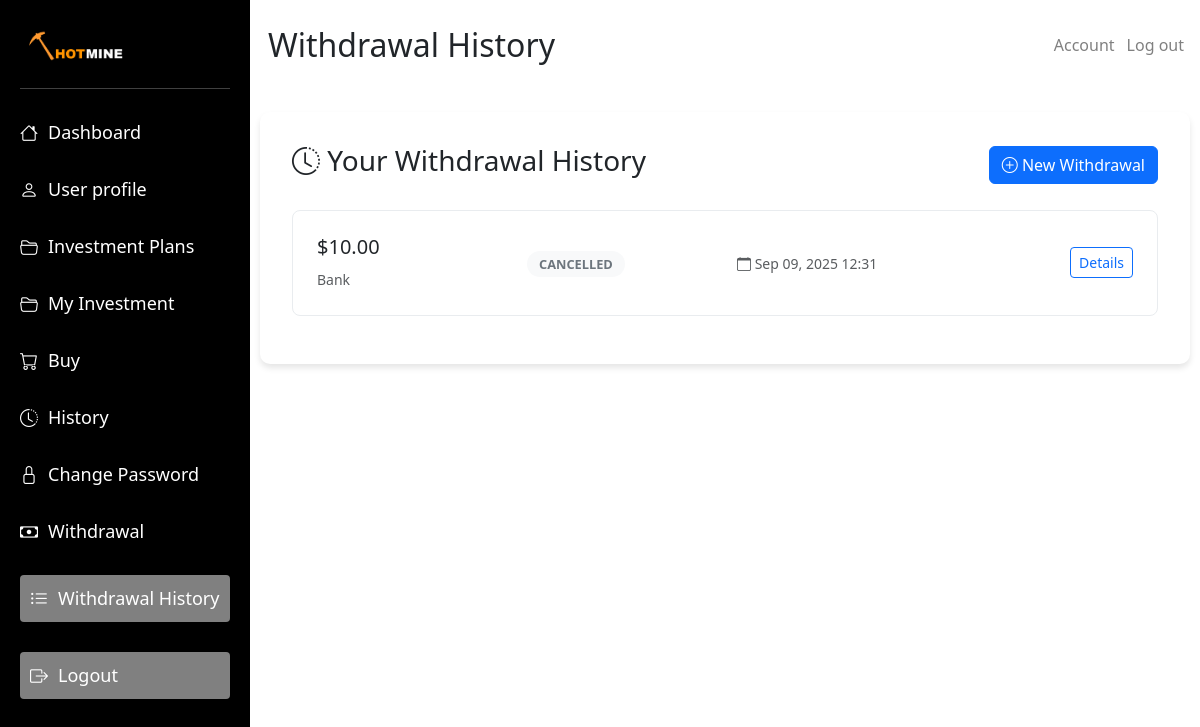
The app's page /withdrawal-history/ (signed in) with its own data.
### hotmine/models.py (models this page shows, shortened)
class WithdrawalRequest(models.Model):
    WITHDRAWAL_STATUS_CHOICES = [
        ("pending", "Pending"),
        ("processing", "Processing"),
        ("completed", "Completed"),
        ("rejected", "Rejected"),
        ("cancelled", "Cancelled"),
    ]
    WITHDRAWAL_METHOD_CHOICES = [
        ("bank", "Bank Transfer"),
        ("paypal", "PayPal"),
        ("crypto", "Cryptocurrency"),
        ("mobile_money", "Mobile Money"),
    ]
    user = models.ForeignKey(
        User, on_delete=models.CASCADE, related_name="withdrawal_requests"
    )
    amount = models.DecimalField(max_digits=12, decimal_places=2)
    withdrawal_method = models.CharField(
        max_length=20, choices=WITHDRAWAL_METHOD_CHOICES
    )
    account_details = models.TextField()
    withdrawal_note = models.TextField(blank=True, null=True)
    status = models.CharField(
        max_length=20, choices=WITHDRAWAL_STATUS_CHOICES, default="pending"
    )
    created_at = models.DateTimeField(auto_now_add=True)
    updated_at = models.DateTimeField(auto_now=True)
    processed_at = models.DateTimeField(blank=True, null=True)
    admin_note = models.TextField(
        blank=True, null=True, help_text="Admin notes for this withdrawal"
    )
    processed_by = models.ForeignKey(
        User,
        on_delete=models.SET_NULL,
        null=True,
        blank=True,
        related_name="processed_withdrawals",
    )
    transaction_id = models.CharField(max_length=100, blank=True, null=True)
    rejection_reason = models.TextField(blank=True, null=True)
    class Meta:
        ordering = ["-created_at"]
        verbose_name = "Withdrawal Request"
        verbose_name_plural = "Withdrawal Requests"
    @property
    def can_be_cancelled(self):
        return self.status in ["pending", "processing"]

### hotmine/views.py (the view)
# urls.py: path("withdrawal-history/", views.withdrawal_history, name="withdrawal_history"),
@login_required
def withdrawal_history(request):
    user = request.user
    withdrawals = WithdrawalRequest.objects.filter(user=user)
    context = {
        "withdrawals": withdrawals,
    }
    return render(request, "hotmine/withdrawal_history.html", context)

### hotmine/templates/hotmine/withdrawal_history.html (shortened to what this page needs)
{% load static %}
<!DOCTYPE html>
<html lang="en">
<head>
    <link rel="stylesheet" href="{% static 'hotmine/dashboard.css' %}">
    <link rel="stylesheet" href="{% static 'hotmine/bootstrap-icons/bootstrap-icons.css'%}">
    <link rel="stylesheet" href="{% static 'hotmine/bootstrap.css' %}">
</head>
<body>
    <div class="container-fluid">
        <div class="sidebar" id="sidebar">
            <img class="logo" src="{% static 'hotmine/images/miney.jpg' %}" alt="Hotmine Logo">
            <hr>
            <ul class="nav-links">
                <li><a href="/dashboard"><i class="bi bi-house"></i> Dashboard</a></li>
                <li><a href="/profile"><i class="bi bi-person"></i> User profile</a></li>
                <li><a href="/packages"><i class="bi bi-folder2-open"></i> Investment Plans</a></li>
                <li><a href="/my-investments"><i class="bi bi-folder2-open"></i> My Investment</a></li>
                <li><a href="/buy"><i class="bi bi-cart"></i> Buy</a></li>
                <li><a href="/history"><i class="bi bi-clock-history"></i> History</a></li>
                <li><a href="/updatepassword"><i class="bi bi-lock"></i> Change Password</a></li>
                <li><a href="/withdraw"><i class="bi bi-cash"></i> Withdrawal</a></li>
                <li class="active"><a href="/withdrawal-history"><i class="bi bi-list-ul"></i> Withdrawal History</a>
                </li>
                <li class="active"><a href="/logout"><i class="bi bi-box-arrow-right"></i> Logout</a></li>
            </ul>
        </div>
        <div class="tradingview-widget-container" id="mainContent">
            <div class="navbar d-flex justify-content-between align-items-center">
                <div class="d-flex align-items-center">
                    <h2 class="m-2">Withdrawal History</h2>
                </div>
                <div class="d-flex align-items-center dashaccount">
                    <span class="dashaccount"><a href="/profile">Account</a></span>
                    <span class="dashaccount"><a href="/logout">Log out</a></span>
                </div>
            </div>
            <div class="history-container">
                <div class="d-flex justify-content-between align-items-center mb-4">
                    <h3><i class="bi bi-clock-history"></i> Your Withdrawal History</h3>
                    <a href="/withdraw" class="btn btn-primary">
                        <i class="bi bi-plus-circle"></i> New Withdrawal
                    </a>
                </div>
                {% if withdrawals %}
                {% for withdrawal in withdrawals %}
                <div class="withdrawal-card">
                    <div class="row align-items-center">
                        <div class="col-md-3">
                            <h5>${{ withdrawal.amount }}</h5>
                            <small class="text-muted">{{ withdrawal.withdrawal_method|title }}</small>
                        </div>
                        <div class="col-md-3">
                            <span class="status-badge status-{{ withdrawal.status }}">
                                {{ withdrawal.get_status_display }}
                            </span>
                        </div>
                        <div class="col-md-3">
                            <small class="text-muted">
                                <i class="bi bi-calendar"></i> {{ withdrawal.created_at|date:"M d, Y H:i" }}
                            </small>
                        </div>
                        <div class="col-md-3 text-end">
                            <button class="btn btn-sm btn-outline-primary ms-2">
                                Details
                            </button>
                        </div>
                    </div>
                </div>
                {% endfor %}
                {% endif %}
            </div>
        </div>
    </div>
</body>
</html>

### hotmine/static/hotmine/dashboard.css (style rules this page uses)
* { -ms-overflow-style: none; scrollbar-width: none; }
body { margin: 0; font-family: 'Segoe UI', sans-serif; -ms-overflow-style: none; scrollbar-width: none; }
.container-fluid { display: flex; height: auto; width: 100%; padding: 0 !important; overflow-x: auto; overflow-y: hidden; -ms-overflow-style: none; scrollbar-width: none; }
.sidebar { width: 250px; background-color: #000; color: #fff; padding: 20px; box-sizing: border-box; position: fixed; height: 100%; overflow-y: scroll; left: 0; top: 0; transition: transform 0.3s ease; z-index: 1000; }
.logo { width: 200px !important; }
.nav-links { list-style: none; padding: 0; }
.nav-links li { margin: 30px 0; }
.nav-links a { text-decoration: none; color: white; font-size: 18px; display: flex; align-items: center; transition: color 0.3s ease; }
.nav-links i { margin-right: 10px; transition: transform 0.3s ease, color 0.3s ease; }
.tradingview-widget-container { flex: 1; margin-left: 250px; transition: margin-left 0.3s ease; padding: 10px; }
.active { background: gray; color: white; padding: 10px; border-radius: 4px; }
.navbar { position: sticky !important; top: 0px; z-index: 100; background: white; width: 100%; }
.navbar a { text-decoration: none; color: gray; margin: 6px; }
.dashaccount { display: flex !important; }

### hotmine/templates/hotmine/withdrawal_history.html (style rules this page uses)
.history-container { max-width: 1000px; margin: 2rem auto; padding: 2rem; background: #fff; border-radius: 10px; box-shadow: 0 4px 6px rgba(0, 0, 0, 0.1); }
.status-badge { padding: 0.25rem 0.75rem; border-radius: 15px; font-size: 0.8rem; font-weight: 600; text-transform: uppercase; }
.status-cancelled { background: #f8f9fa; color: #6c757d; }
.withdrawal-card { border: 1px solid #e9ecef; border-radius: 8px; padding: 1.5rem; margin-bottom: 1rem; transition: box-shadow 0.3s ease; }

### records on screen
WithdrawalRequest: amount "10.00", withdrawal_method "Bank", status "CANCELLED", created_at "Sep 09, 2025 12:31"
